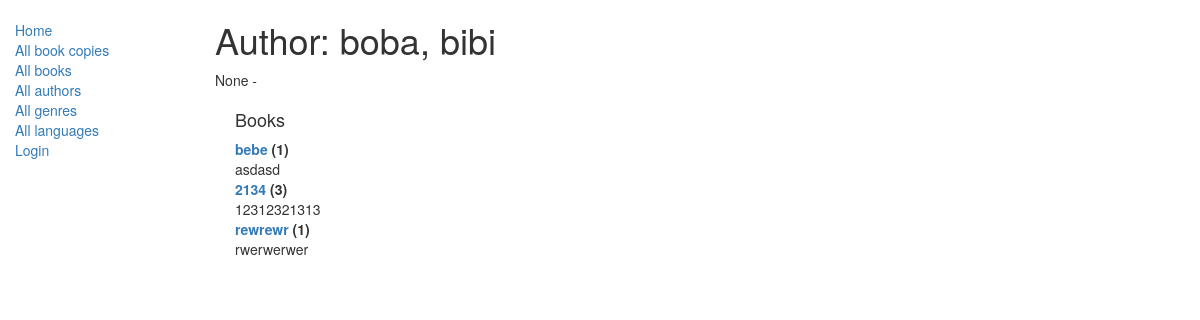
The app's page /catalog/author/1 with its own data.
### catalog/models.py (models this page shows, shortened)
class Author(models.Model):
    first_name = models.CharField(max_length=100)
    last_name = models.CharField(max_length=100)
    date_of_birth = models.DateField(null=True, blank=True)
    date_of_death = models.DateField('Died', null=True, blank=True)

class Book(models.Model):
    def display_genre(self):
        return ', '.join([genre.name for genre in self.genre.all()[:3]])
    display_genre.short_description = 'Genre'
    title = models.CharField(max_length=200)
    author = models.ForeignKey('Author', on_delete=models.SET_NULL, null=True)
    summary = models.TextField(max_length=1000, help_text="Enter a brief description of the book")
    isbn = models.CharField('ISBN', max_length=13,
                            help_text='13 Character <a href="https://www.isbn-international.org/content/what-isbn">ISBN number</a>')
    genre = models.ManyToManyField(Genre, help_text="Select a genre for this book")

### catalog/views.py (the view)
# urls.py: path('author/<int:pk>', views.AuthorDetailView.as_view(), name='author-detail'),
class AuthorDetailView(generic.DetailView):
    model = Author

### catalog/templates/catalog/author_detail.html
{% extends "base_generic.html" %}
{% block content %}
  <h1>Author: {{ author.last_name }}, {{ author.first_name }}</h1>
  <p>{{ author.date_of_birth }} - {% if author.date_of_death %}{{ author.date_of_death }}{% endif %}</p>
  <div style="margin-left:20px;margin-top:20px">
    <h4>Books</h4>
    <dl>
      {% for book in author.book_set.all %}
        <dt><a href="{% url 'book-detail' book.pk %}">{{ book.title }}</a> ({{ book.bookinstance_set.all.count }})</dt>
        <dd>{{ book.summary }}</dd>
      {% endfor %}
    </dl>
  </div>
{% endblock %}

### records on screen
Author: last_name "boba", first_name "bibi", date_of_birth "None"
Book: title "bebe", bookinstance_set.all.count "1", summary "asdasd"
Book: title "2134", bookinstance_set.all.count "3", summary "12312321313"
Book: title "rewrewr", bookinstance_set.all.count "1", summary "rwerwerwer"
